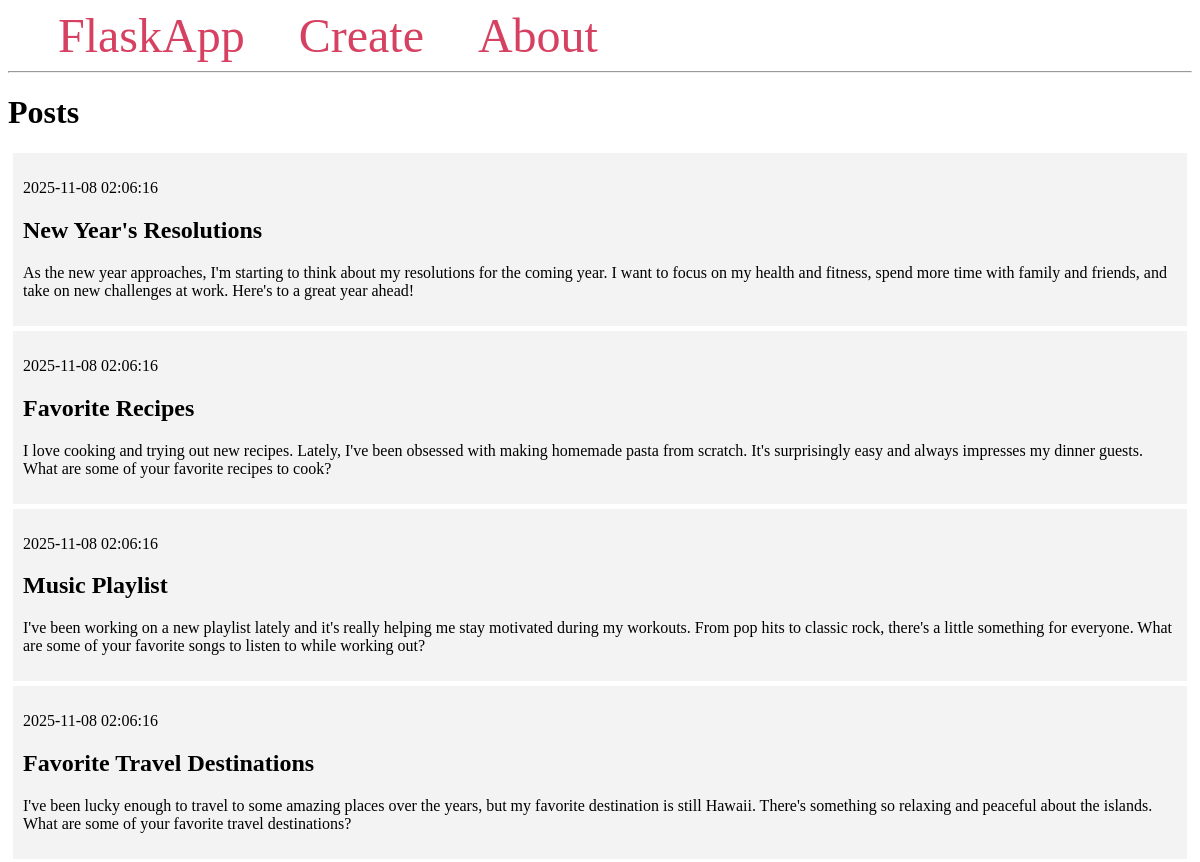
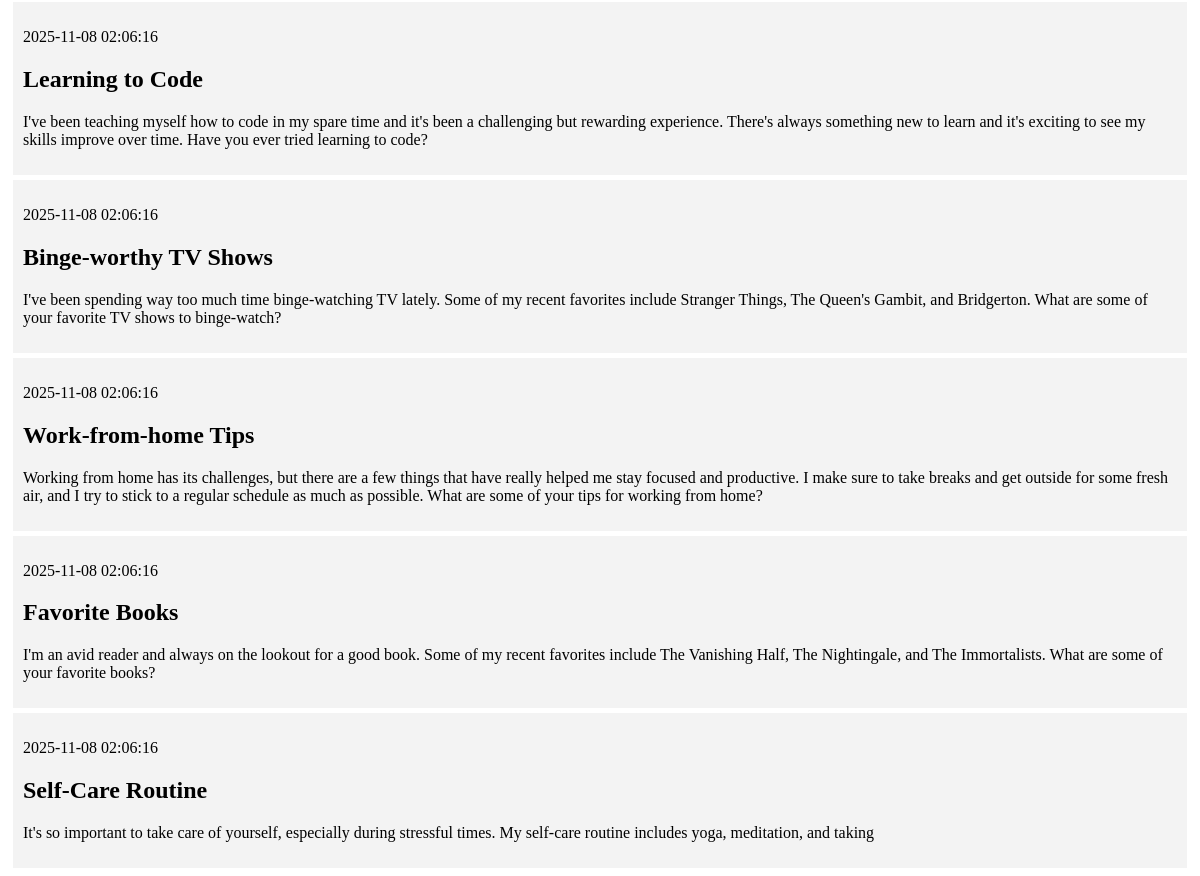
Before: / with the older database file (2 pictures, top to bottom).
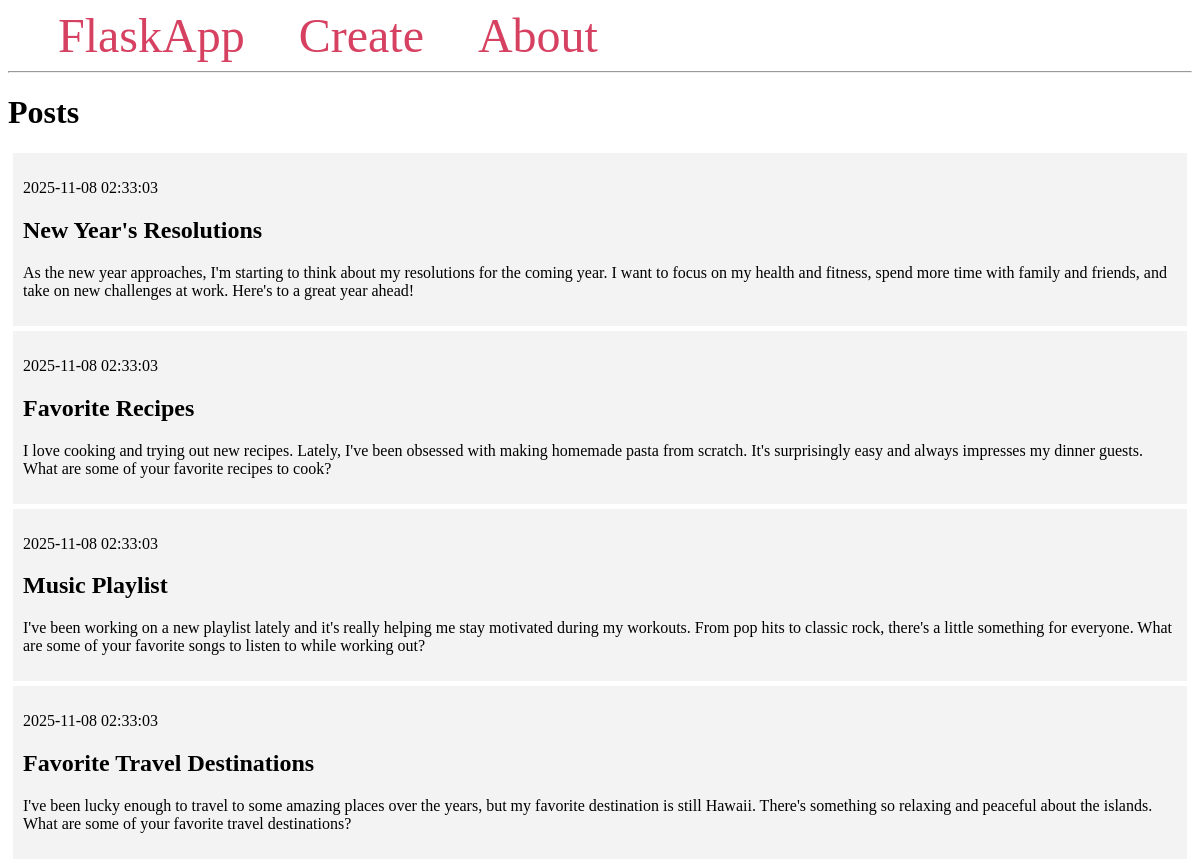
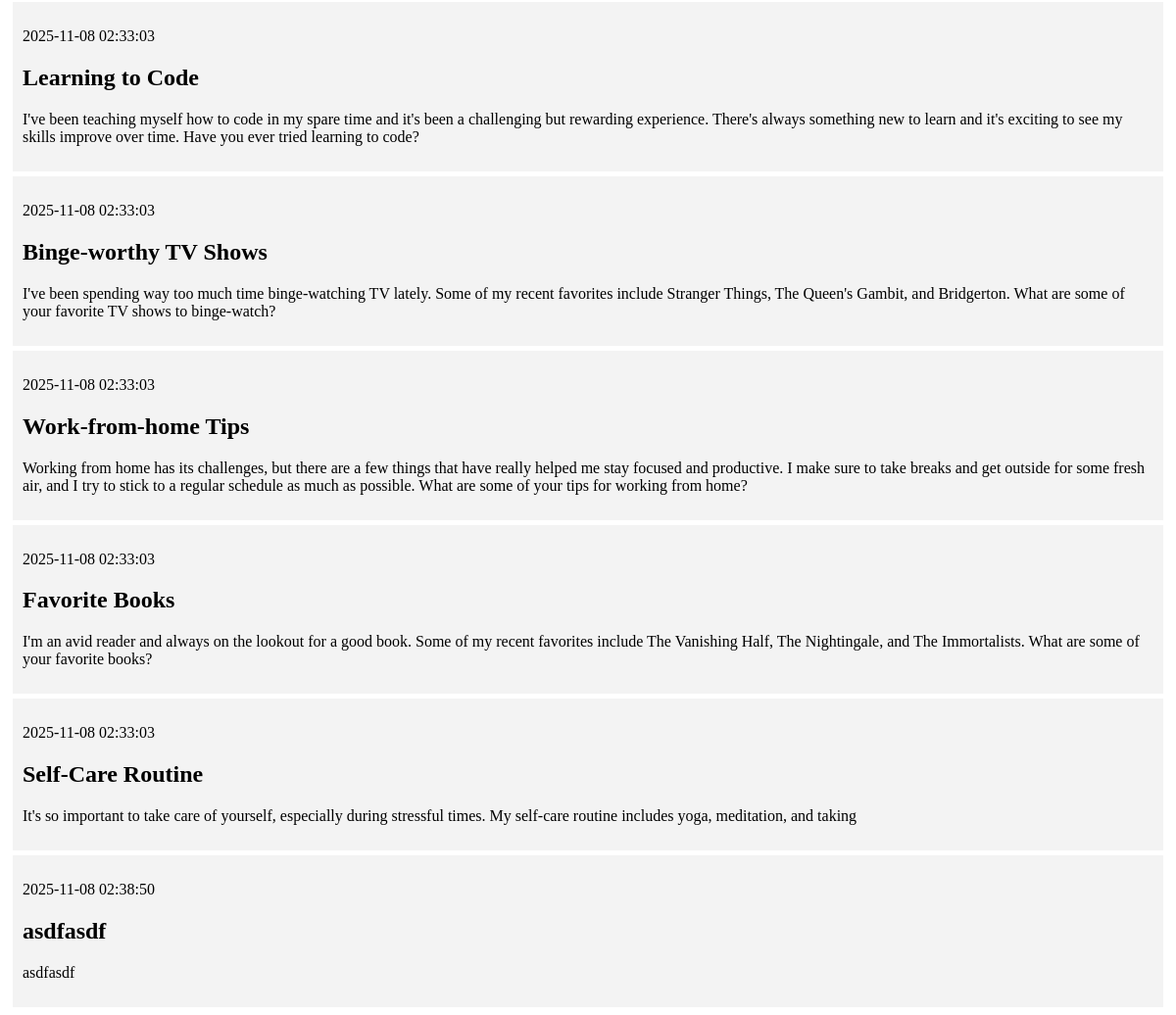
After: the same page with the newer database file (2 pictures, top to bottom).
### tables this page shows
CREATE TABLE posts (
    id INTEGER PRIMARY KEY AUTOINCREMENT,
    created TIMESTAMP NOT NULL DEFAULT CURRENT_TIMESTAMP,
    title TEXT NOT NULL,
    content TEXT NOT NULL
);

### app.py (the view)
@app.route('/')
def index():
    conn = get_db_connection()
    posts = conn.execute('SELECT * FROM posts').fetchall()
    conn.close()
    return render_template('index.html', posts=posts)

### app.py (called while the page is built)
def get_db_connection():
    conn = sqlite3.connect('database.db')
    conn.row_factory = sqlite3.Row
    return conn

### templates/index.html
{% extends 'base.html' %}
{% block content %}
    <h1>{% block title %} Posts {% endblock %}</h1>
    {% for post in posts %}
        <div class='post'>
            <p>{{ post['created'] }}</p>
            <h2>{{ post['title'] }}</h2>
            <p>{{ post['content'] }}</p>
        </div>
    {% endfor %}
{% endblock %}

### templates/base.html (shortened to what this page needs)
<!DOCTYPE html>
<html lang="en">
<head>
</head>
<body>
    <nav>
        <a href="{{ url_for('index') }}">FlaskApp</a>
        <a href="{{ url_for('create') }}">Create</a>
        <a href="#">About</a>
    </nav>
    <hr>
    <div class="content">
        {% block content %} {% endblock %}
    </div>
</body>
</html>

### templates/base.html (style rules this page uses)
.post { padding: 10px; margin: 5px; background-color: #f3f3f3 }
nav a { color: #d64161; font-size: 3em; margin-left: 50px; text-decoration: none; }

Changed rows visible on the page:
changed posts "New Year's Resolutions": created "2025-11-08 02:06:16" → "2025-11-08 02:33:03"
changed posts "Favorite Recipes": created "2025-11-08 02:06:16" → "2025-11-08 02:33:03"
changed posts "Music Playlist": created "2025-11-08 02:06:16" → "2025-11-08 02:33:03"
changed posts "Favorite Travel Destinations": created "2025-11-08 02:06:16" → "2025-11-08 02:33:03"
changed posts "Learning to Code": created "2025-11-08 02:06:16" → "2025-11-08 02:33:03"
changed posts "Binge-worthy TV Shows": created "2025-11-08 02:06:16" → "2025-11-08 02:33:03"
changed posts "Work-from-home Tips": created "2025-11-08 02:06:16" → "2025-11-08 02:33:03"
changed posts "Favorite Books": created "2025-11-08 02:06:16" → "2025-11-08 02:33:03"
changed posts "Self-Care Routine": created "2025-11-08 02:06:16" → "2025-11-08 02:33:03"
added posts: created "2025-11-08 02:38:50", title "asdfasdf", content "asdfasdf"
